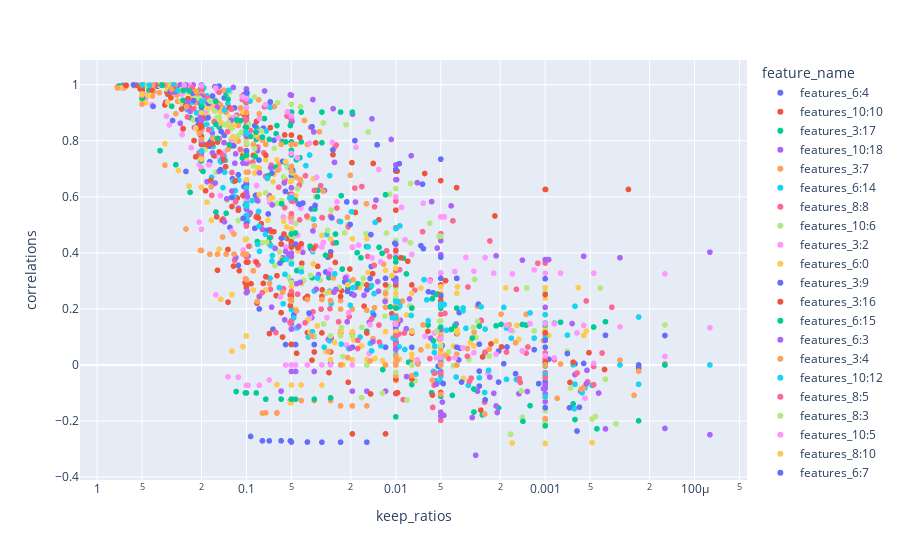

The notebook cell this image was saved under:
### Code cell
import plotly.express as px

fig = px.scatter(df, x="keep_ratios", y="correlations", color="feature_name",
                 log_x=True, custom_data=['feature_name','layer','cum_sals','keep_ratios'])
# fig.update_traces(
#     hovertemplate="<br>".join([
#         "feature_name: %{customdata[0]}",
#         "layer: %{customdata[1]}",
#         "cum_sals: %{customdata[2]}",
#         "keep_ratios: %{customdata[3]}"
#     ])
# )
fig.update_xaxes(autorange="reversed")

fig.show()
